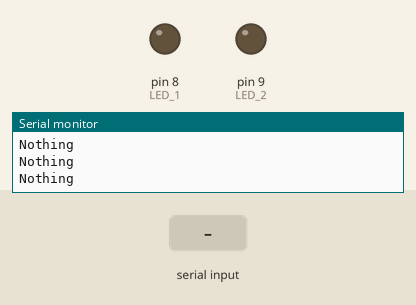
Recording of a sketch running on a simulated Arduino Uno, built with avr-gcc and run on an emulated ATmega328P. Shown: output pins drawn as LEDs (lit = HIGH), the last lines printed to the serial monitor. Dashed ring = blinking. Inputs (shaded band) come from the test bench.

Above: at 1.8 s.
1.9 s: "1" received over the second serial link
At 2.05 s:
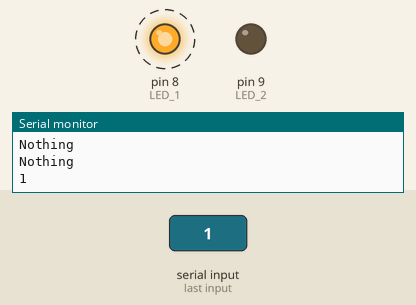
Timing chart, 0 to 4.9 s (numbered marks = the images above; inputs shaded):
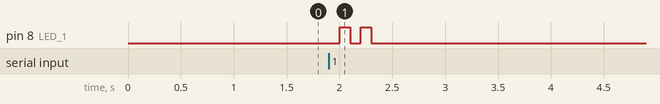

The sketch:

Receiving_Data_UART.ino
```cpp
int incomingByte = 0; // for incoming serial data


#include <SoftwareSerial.h>


SoftwareSerial mySerial(2, 3);


#define LED_1 8
#define LED_2 9


void setup() {
  Serial.begin(115200);      // For Serial Monitor
  mySerial.begin(115200);    // For STM32 (use lower baud like 9600 if issues)


  pinMode(LED_1, OUTPUT);
  pinMode(LED_2, OUTPUT);

}

void loop() {
  if (mySerial.available()) {
    char c = mySerial.read();
    Serial.println(c);  // Echo to Serial Monitor for debugging
    digitalWrite(LED_1, 1);


    if(c==1){
// led ON
      digitalWrite(LED_2, 1);

    }
    else if(c==0){
// LED OFF
      digitalWrite(LED_2, 0);


    }
    else{

      digitalWrite(LED_1, 1);
      delay(100);
      digitalWrite(LED_1, 0);
      delay(100);
      digitalWrite(LED_1, 1);
      delay(100);
      digitalWrite(LED_1, 0);
      delay(100);

    }

    delay(500);


  }
  else{
    delay(500);
    Serial.println("Nothing");
    digitalWrite(LED_1, 0);

  }


}
```

Measured:
- after the input at 1.9 s, pin 8 (LED_1): alternates HIGH for 0.10 s and LOW for 0.10 s, 4 changes in all, then stays LOW, starting after 0.10 s
